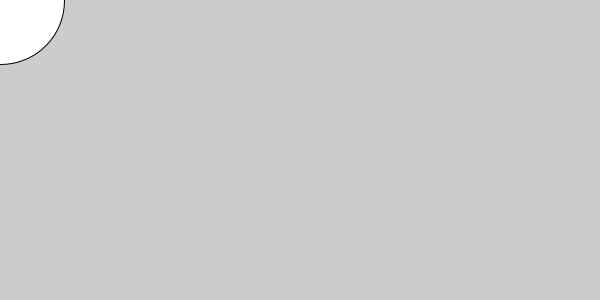
Frame 1 (no input)
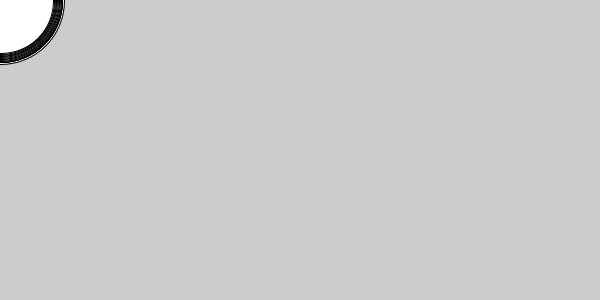
Frame 60 (the mouse pressed at the canvas centre just before this capture)
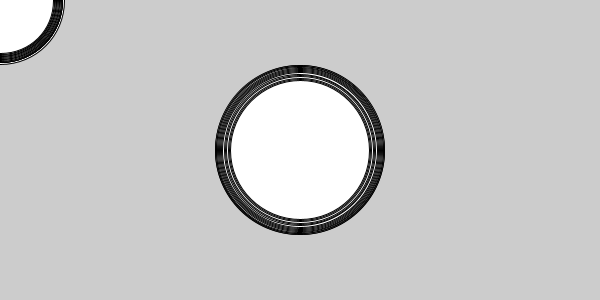
Frame 120 (the mouse held since frame 60 and released just before this capture)

The Processing sketch that drew these frames (run headless with seeded random() and noise(); from frame 60 on, the mouse is pressed at the canvas centre):

// Processing sketch: NoiseBrush
// ── NoiseBrush.pde

void setup(){
 size(600, 300);
  
}

void draw(){
  //background(0);
  
  float time = millis() / 1000.0;
  
  
  float d3 = map(noise(time), 0, 1, 50, 200);
  
  ellipse(mouseX, mouseY, d3, d3);
  
}
